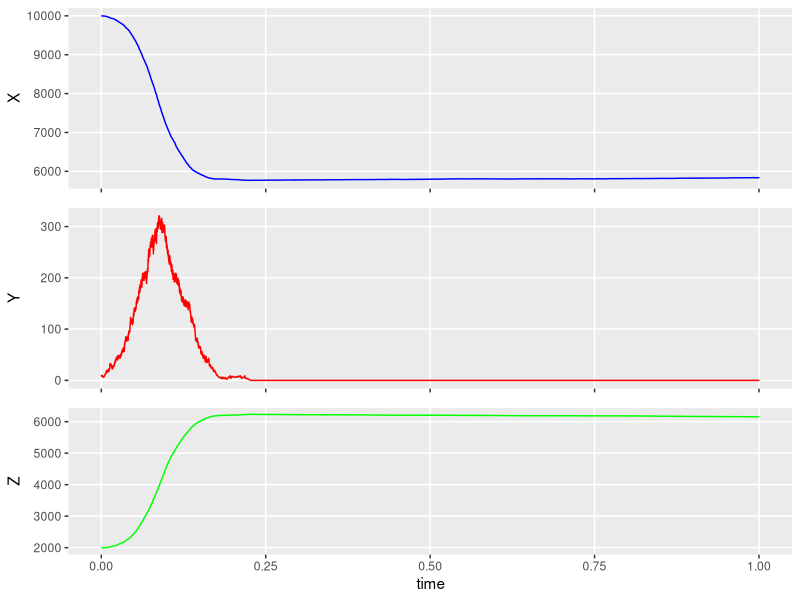
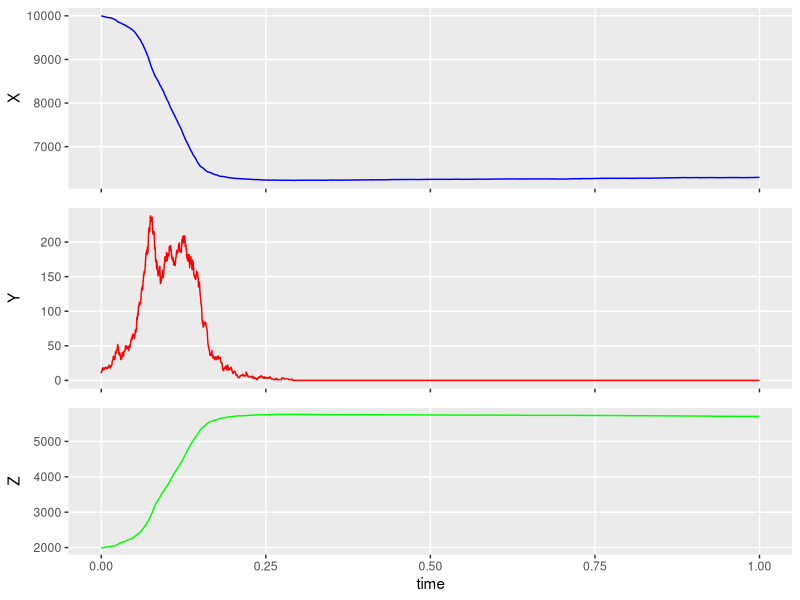

Write R code to recreate these figures, in order. (Note: this script raises an error after producing the figures.)
## ---- chunk 1
knitr::opts_chunk$set(echo = TRUE)
library(deSolve)
library(ggplot2)
library(gridExtra)
library(cowplot)
## ---- chunk 2
set.seed(123)
# Parameter values
gamma <- 1/2
mu <- 1/(70*365)
beta <- 1.5 * (gamma + mu)
params <- c(beta, gamma, mu)

# Initial conditions
N0 <- 12000
X0 <- 10000
Y0 <- 10
Z0 <- N0 - X0 - Y0
vars <- c(X0, Y0, Z0)

t0 <- 0
years <- 1
tn <- years * 365

direct.results <- data.frame(time = t0, 
                             X = X0,
                             Y = Y0,
                             Z = Z0)

direct.sir <- function(vars, params) {
  beta <- params[1]
  gamma <- params[2]
  mu <- params[3]
  
  x0 <- vars[1]
  y0 <- vars[2]
  z0 <- vars[3]
  n0 <- sum(vars)
  
  R.n <- rep(0, 6)
  change <- matrix(nrow = 6, ncol = 3)
  
  #Events
  # Transmission
  R.n[1] <- beta * x0 * y0 / n0
  change[1,] <- c(-1, 1, 0)
  # Recovery
  R.n[2] <- gamma * y0
  change[2,] <- c(0, -1, 1)
  # Birth
  R.n[3] <- mu * n0
  change[3,] <- c(1, 0, 0)
  # Death in each class
  R.n[4] <- mu * x0
  change[4,] <- c(-1, 0, 0)
  R.n[5] <- mu * y0
  change[5,] <- c(0, -1, 0)
  R.n[6] <- mu * z0
  change[6,] <- c(0, 0, -1)
  
  rand1 <- runif(n=1)
  rand2 <- runif(n=1)
  
  d.t <- (-1/sum(R.n))*log(rand1)
  p <- min(which(cumsum(R.n) >= rand2 * sum(R.n)))
  vars <- vars + change[p,]
  return(c(d.t, vars))
}

while (t0 <= tn) {
  tmp <- direct.sir(vars = vars, params = params)
  t0 <- t0 + tmp[1]
  tmp[1] <- t0
  direct.results <- rbind(direct.results, tmp)
  vars <- tmp[2:4]
}
## ---- chunk 3
direct.results$time <- direct.results$time / 365
x.plot <- ggplot(data=direct.results, aes(x=time, y=X)) + geom_line(color="blue")
x.plot <- x.plot + theme(axis.text.x=element_blank(), 
                         axis.title.x=element_blank(),
                         legend.position="none", 
                         panel.border=element_blank(), 
                         panel.grid.minor=element_blank())
y.plot <- ggplot(data=direct.results, aes(x=time, y=Y)) + geom_line(color="red")
y.plot <- y.plot + theme(axis.text.x=element_blank(), 
                         axis.title.x=element_blank(),
                         legend.position="none", 
                         panel.border=element_blank(), 
                         panel.grid.minor=element_blank())
z.plot <- ggplot(data=direct.results, aes(x=time, y=Z)) + geom_line(color="green")
z.plot <- z.plot + theme(legend.position="none", 
                         panel.border=element_blank(), 
                         panel.grid.minor=element_blank())
plot_grid(x.plot, y.plot, z.plot, nrow=3, align="v")
## ---- chunk 4

# Reset initial values for variables;
vars <- c(X0, Y0, Z0)

# Time to run model simulation
years <- 1
tau <- 1/10
t_range <- seq(0, years*365, tau)

# SIR model using tau-leap method for stochastics
tau.sir <- function(vars, params) {
  beta <- params[1]
  gamma <- params[2]
  mu <- params[3]
  
  x0 <- vars[1]
  y0 <- vars[2]
  z0 <- vars[3]
  n0 <- sum(vars)
  
  # Initializing data frame for event rates and the direction in which the variables change
  rate <- rep(0, 6)
  change <- matrix(nrow = 6, ncol = 3)
  
  # Transmission Event
  rate[1] <- (beta * x0 * y0) / n0
  change[1,] <- c(-1, 1, 0)
  # Recovery Event
  rate[2] <- gamma * y0
  change[2,] <- c(0, -1, 1)
  # Birth Event
  rate[3] <- mu * n0
  change[3,] <- c(1, 0, 0)
  # Death Events
  rate[4] <- mu * x0
  change[4,] <- c(-1, 0, 0)
  rate[5] <- mu * y0
  change[5,] <- c(0, -1, 0)
  rate[6] <- mu * z0
  change[6,] <- c(0, 0, -1)
  
  # Update variables
  for (i in 1:length(rate)) {
    # Number of times events occur assumed to be Poisson
    tmp <- rpois(n=1, lambda=rate[i]*tau)
    # Ensuring that values do not go negative -- use whichever value is the minimum
    non.neg <- min(c(tmp, vars[which(change[i,] < 0)]))
    # Update using change values (e.g. [+1, -1, 0]) multiplied by the rate of that event 
    vars = vars + change[i,] * non.neg
  }
  return(vars)
}

tau.results <- data.frame(time=t_range, X=NA, Y=NA, Z=NA)
tau.results[1, 2:ncol(tau.results)] <- vars

for (t in 1:(length(t_range)-1)) {
  t.vars <- as.numeric(tau.results[t, 2:ncol(tau.results)])
  t <- t + 1
  tmp <- tau.sir(t.vars, params)
  tau.results[t, 2:ncol(tau.results)] <- tmp
}
## ---- chunk 5
tau.results$time <- tau.results$time / 365
# Plotting
# Each variable (S, I, R) will be plotted individually over total time 
#    simulation allowed to run.
x.plot <- ggplot(data=tau.results, aes(x=time, y=X)) + geom_line(color="blue")
x.plot <- x.plot + theme(axis.text.x=element_blank(), 
                         axis.title.x=element_blank(),
                         legend.position="none", 
                         panel.border=element_blank(), 
                         panel.grid.minor=element_blank())
y.plot <- ggplot(data=tau.results, aes(x=time, y=Y)) + geom_line(color="red")
y.plot <- y.plot + theme(axis.text.x=element_blank(), 
                         axis.title.x=element_blank(),
                         legend.position="none", 
                         panel.border=element_blank(), 
                         panel.grid.minor=element_blank())
z.plot <- ggplot(data=tau.results, aes(x=time, y=Z)) + geom_line(color="green")
z.plot <- z.plot + theme(legend.position="none", 
                         panel.border=element_blank(), 
                         panel.grid.minor=element_blank())
plot_grid(x.plot, y.plot, z.plot, nrow=3, align="v")
## ---- chunk 6
# Reset initial conditions
vars <- c(X0, Y0, Z0)

# Time to run model simulation
years <- 1
tau <- 1/100
t_range <- seq(0, years*365, tau)

multinom.events <- function(var, events, tau) {
  null.prob <- exp(-sum(events)*tau) # Probability that no events take place
  event.prob <- rep(NA, length(events)) # Initialize vector to hold event probabilities
  for (i in 1:length(events)) {
    # Calculate probabilities for each event
    event.prob[i] <- (1 - null.prob) * (events[i]/sum(events))
  }
  # Concatenate probability of nothing happening with other prob. for events
  event.prob <- c(null.prob, event.prob)
  # Number of occurrences; 
  event.occ <- rmultinom(n = 1, 
                         size = var, 
                         prob = event.prob)
  return(event.occ)
}

# SIR model using tau-leap method for stochastics
multinomtau.sir <- function(vars, params) {
  beta <- params[1]
  gamma <- params[2]
  mu <- params[3]
  
  x0 <- vars[1]
  y0 <- vars[2]
  z0 <- vars[3]
  n0 <- sum(vars)
  
  # Initializing data frame for event rates and the direction in which the variables change
  rate <- rep(0, 6)
  occur <- rep(0, 6)
  change <- matrix(nrow = 6, ncol = 3)
  
  # Transmission Event
  rate[1] <- (beta * x0 * y0) / n0
  change[1,] <- c(-1, 1, 0)
  # Recovery Event
  rate[2] <- gamma * y0
  change[2,] <- c(0, -1, 1)
  # Birth Event
  rate[3] <- mu * n0
  change[3,] <- c(1, 0, 0)
  # Death Events
  rate[4] <- mu * x0
  change[4,] <- c(-1, 0, 0)
  rate[5] <- mu * y0
  change[5,] <- c(0, -1, 0)
  rate[6] <- mu * z0
  change[6,] <- c(0, 0, -1)
  
  # Births assumed to be Poisson
  occur[3] <- rpois(n = 1, lambda = rate[3]*tau)
  occur[c(1, 4)] <- multinom.events(x0, rate[c(1, 4)], tau = tau)[-1,] # remove nothing happened event
  occur[c(2, 5)] <- multinom.events(y0, rate[c(2, 5)], tau = tau)[-1,]
  occur[6] <- multinom.events(z0, rate[6], tau = tau)[-1,]
  
  # Update variables
  for (i in 1:length(occur)) {
    # Update using change values (e.g. [+1, -1, 0]) multiplied by the rate of that event 
    vars = vars + change[i,] * occur[i]
  }
  return(vars)
}

multinomtau.results <- data.frame(time=t_range, X=NA, Y=NA, Z=NA)
multinomtau.results[1, 2:ncol(multinomtau.results)] <- vars

for (t in 1:(length(t_range)-1)) {
  t.vars <- as.numeric(multinomtau.results[t, 2:ncol(multinomtau.results)])
  t <- t + 1
  tmp <- multinomtau.sir(t.vars, params)
  multinomtau.results[t, 2:ncol(multinomtau.results)] <- tmp
}
## ---- chunk 7
multinomtau.results$time <- multinomtau.results$time / 365
# Plotting
# Each variable (S, I, R) will be plotted individually over total time 
#    simulation allowed to run.
x.plot <- ggplot(data=multinomtau.results, aes(x=time, y=X)) + geom_line(color="blue")
x.plot <- x.plot + theme(axis.text.x=element_blank(), 
                         axis.title.x=element_blank(),
                         legend.position="none", 
                         panel.border=element_blank(), 
                         panel.grid.minor=element_blank())
y.plot <- ggplot(data=multinomtau.results, aes(x=time, y=Y)) + geom_line(color="red")
y.plot <- y.plot + theme(axis.text.x=element_blank(), 
                         axis.title.x=element_blank(),
                         legend.position="none", 
                         panel.border=element_blank(), 
                         panel.grid.minor=element_blank())
z.plot <- ggplot(data=multinomtau.results, aes(x=time, y=Z)) + geom_line(color="green")
z.plot <- z.plot + theme(legend.position="none", 
                         panel.border=element_blank(), 
                         panel.grid.minor=element_blank())
plot_grid(x.plot, y.plot, z.plot, nrow=3, align="v")
